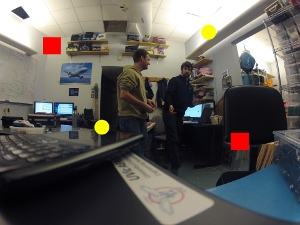
//> input picture test.jpg, 300 x 225 px
$ ./HoughLines_Demo test.jpg   (built with g++ and OpenCV 4)
//> lines starting //> are read from the running program, lines starting //| are printed output that depends on the picture
/**
 * @file HoughLines_Demo.cpp
 * @brief Demo code for Hough Transform
 * @author OpenCV team
 */

#include "opencv2/highgui/highgui.hpp"
#include "opencv2/imgproc/imgproc.hpp"
#include <iostream>
#include <stdio.h>

using namespace cv;
using namespace std;

/// Global variables

/** General variables */
Mat src, edges;
Mat src_gray;
Mat standard_hough, probabilistic_hough;
int min_threshold = 10;
int max_trackbar = 150;

char* standard_name = "Standard Hough Lines Demo";
char* probabilistic_name = "Probabilistic Hough Lines Demo";

int s_trackbar = max_trackbar;
int p_trackbar = max_trackbar;

/// Function Headers
void help();
void Standard_Hough( int, void* );
void Probabilistic_Hough( int, void* );

/**
 * @function main
 */
int main( int argc, char** argv )
{
   /// Read the image
   src = imread( argv[1], 1 );
//> src is the input picture: 225 rows x 300 cols, CV_8UC3; mean B, G, R 90, 93.8, 96.4

   if( src.empty() )
     { help();
       return -1;
     }

   /// Pass the image to gray
   cvtColor( src, src_gray, CV_RGB2GRAY );
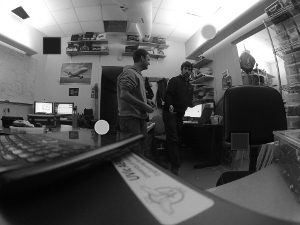
//> src_gray: 225 rows x 300 cols, CV_8UC1; min 2, max 255, mean 93

   /// Apply Canny edge detector
   Canny( src_gray, edges, 50, 200, 3 );
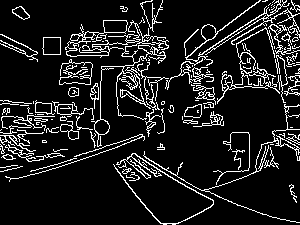
//> edges: 225 rows x 300 cols, CV_8UC1; 11.8% white in thin lines or dots

   /// Create Trackbars for Thresholds
   char thresh_label[50];
   sprintf( thresh_label, "Thres: %d + input", min_threshold );

   namedWindow( standard_name, CV_WINDOW_AUTOSIZE );
   createTrackbar( thresh_label, standard_name, &s_trackbar, max_trackbar, Standard_Hough);

   namedWindow( probabilistic_name, CV_WINDOW_AUTOSIZE );
   createTrackbar( thresh_label, probabilistic_name, &p_trackbar, max_trackbar, Probabilistic_Hough);

   /// Initialize
   Standard_Hough(0, 0);
   Probabilistic_Hough(0, 0);
   waitKey(0);
   return 0;
}

/**
 * @function help
 * @brief Indications of how to run this program and why is it for
 */
void help()
{
  printf("\t Hough Transform to detect lines \n ");
  printf("\t---------------------------------\n ");
  printf(" Usage: ./HoughLines_Demo <image_name> \n");
}

/**
 * @function Standard_Hough
 */
void Standard_Hough( int, void* )
{
  vector<Vec2f> s_lines;
  cvtColor( edges, standard_hough, CV_GRAY2BGR );
//> standard_hough: 225 rows x 300 cols, CV_8UC3; 11.8% white in thin lines or dots

  /// 1. Use Standard Hough Transform
  HoughLines( edges, s_lines, 1, CV_PI/180, min_threshold + s_trackbar, 0, 0 );
//> s_lines = empty

  /// Show the result
  for( int i = 0; i < s_lines.size(); i++ )
     {
      float r = s_lines[i][0], t = s_lines[i][1];
      double cos_t = cos(t), sin_t = sin(t);
      double x0 = r*cos_t, y0 = r*sin_t;
      double alpha = 1000;

       Point pt1( cvRound(x0 + alpha*(-sin_t)), cvRound(y0 + alpha*cos_t) );
       Point pt2( cvRound(x0 - alpha*(-sin_t)), cvRound(y0 - alpha*cos_t) );
       line( standard_hough, pt1, pt2, Scalar(255,0,0), 3, CV_AA);
     }
//> this loop made 0 passes

   imshow( standard_name, standard_hough );
}

/**
 * @function Probabilistic_Hough
 */
void Probabilistic_Hough( int, void* )
{
  vector<Vec4i> p_lines;
  cvtColor( edges, probabilistic_hough, CV_GRAY2BGR );

  /// 2. Use Probabilistic Hough Transform
  HoughLinesP( edges, p_lines, 1, CV_PI/180, min_threshold + p_trackbar, 30, 10 );
//> p_lines = empty

  /// Show the result
  for( size_t i = 0; i < p_lines.size(); i++ )
     {
       Vec4i l = p_lines[i];
       line( probabilistic_hough, Point(l[0], l[1]), Point(l[2], l[3]), Scalar(255,0,0), 3, CV_AA);
     }

   imshow( probabilistic_name, probabilistic_hough );
}
